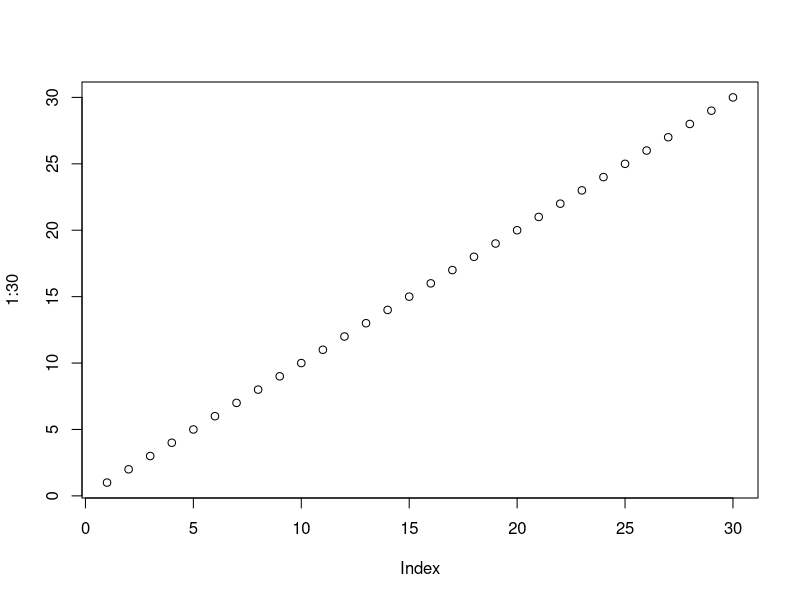
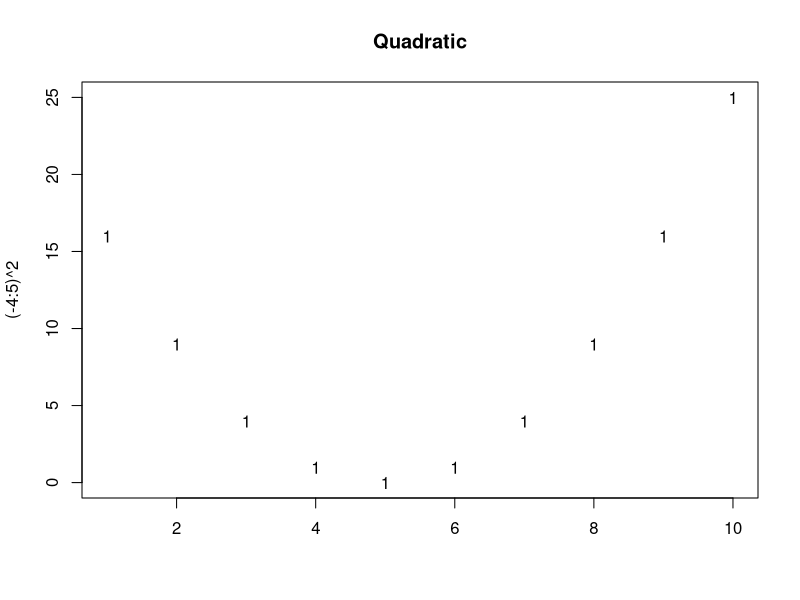
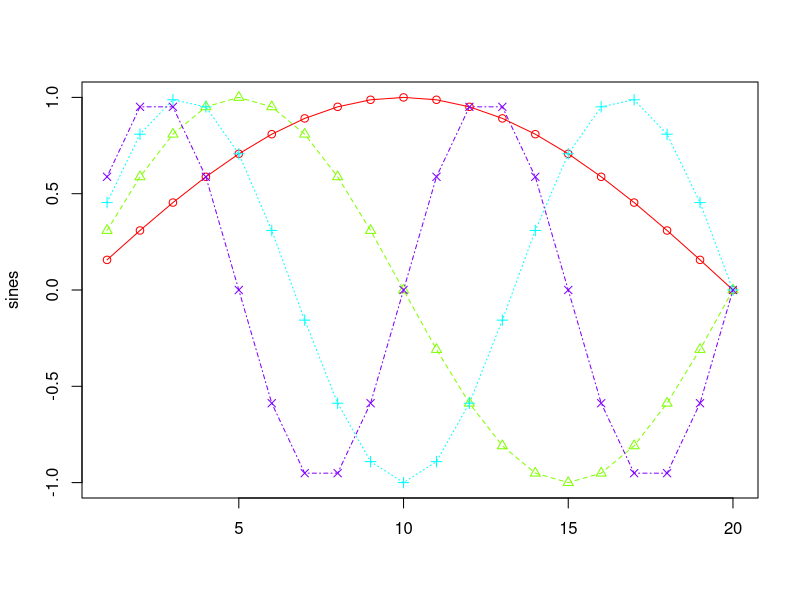
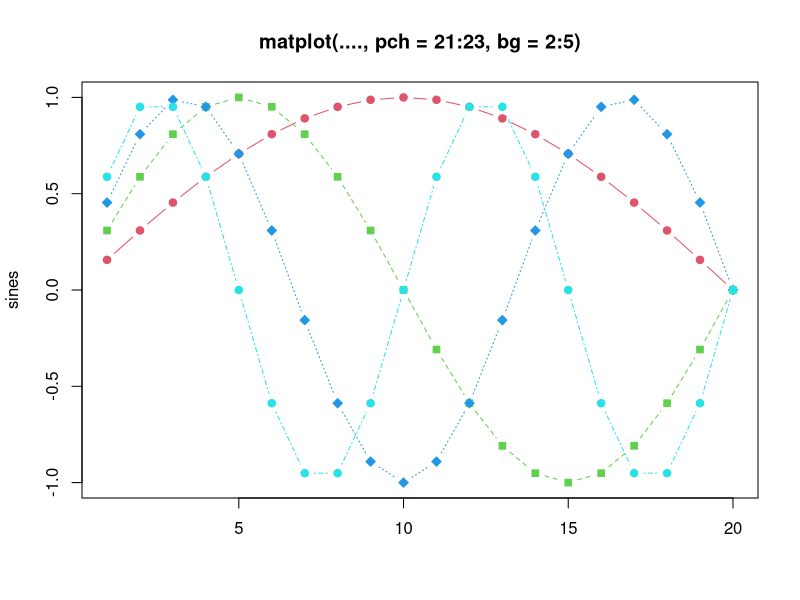
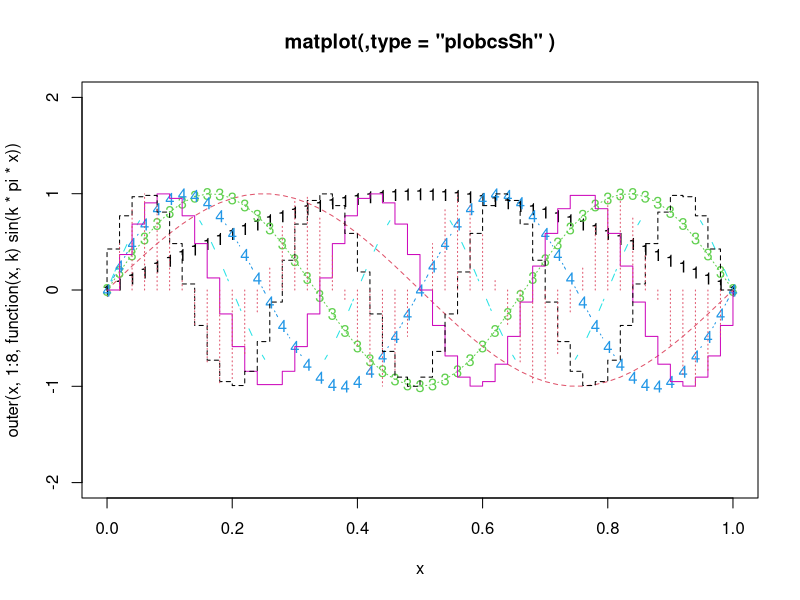
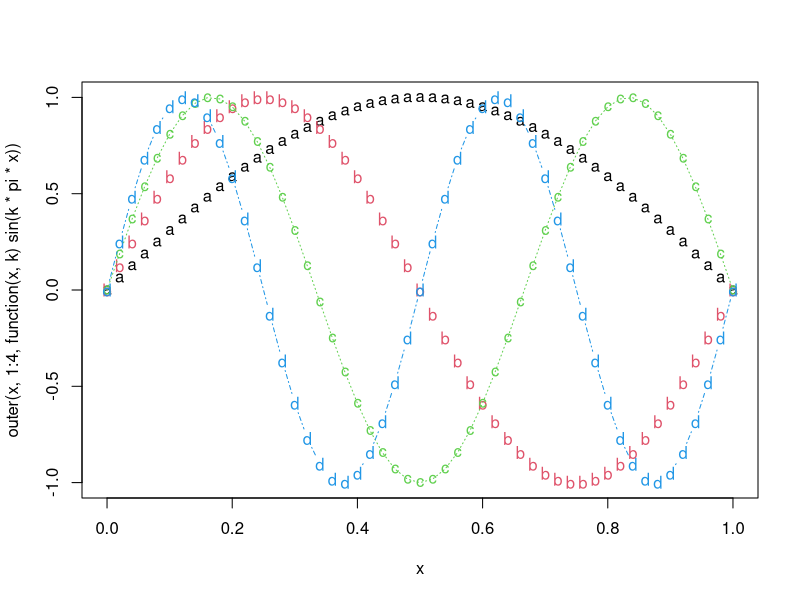
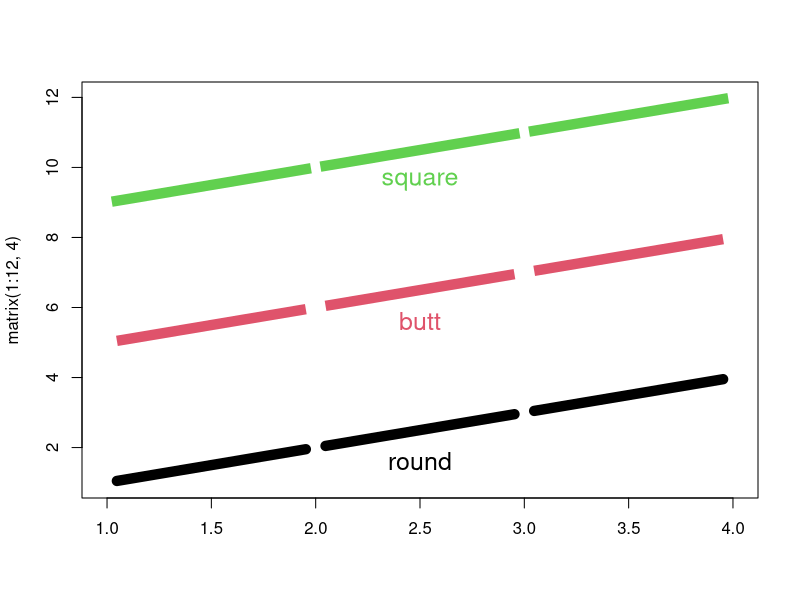
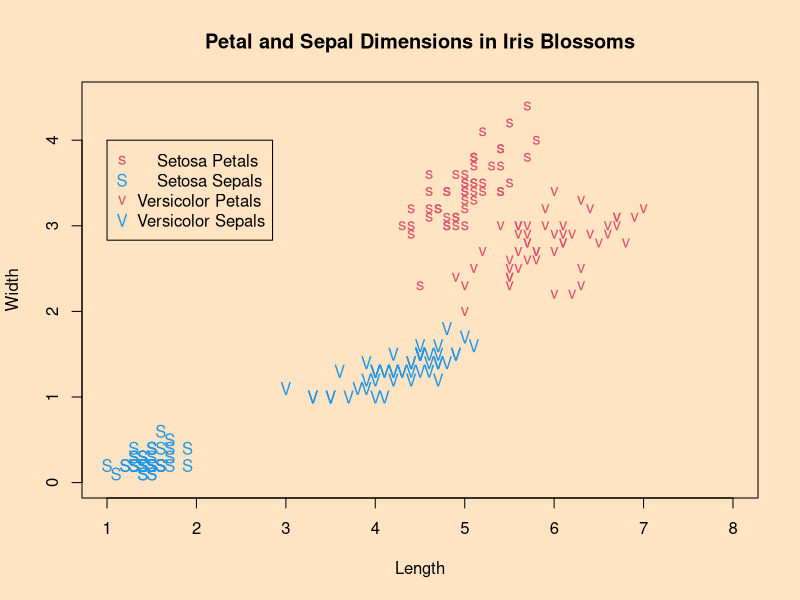

Source code (R) for these figures, in order:
# Explorando o RStudio

# Nome dos Contributors
contributors()


# Licenca
license()


# Configurando o diretorio de trabalho
getwd()
setwd('D:/RFundamentos/Parte1')


# Informacoes sobre a sessao
sessionInfo()


# Imprimir na tela
print('R - Uma das principais ferramentas do Cientista de Dados')


# Criar graficos
plot(1:30)


# Imprimir na tela
print('R - Uma das principais ferramentas do Cientista de Dados')


# Instalar pacotes
install.packages('randomForest')
install.packages('ggplot2')
install.packages("dplyr")


# Carregar o pacote
library(ggplot2)


# Descarregar o pacote
detach(package:ggplot2)



# Visualizando o diretorio de trabalho
getwd()


# Se souber o nome da funcao
help(mean)
?mean


# Se nao souber o nome da funcao
help.search('randomForest')
help.search('matplot')
??matplot
RSiteSearch('matplot')
example('matplot')


# Sair
q()


